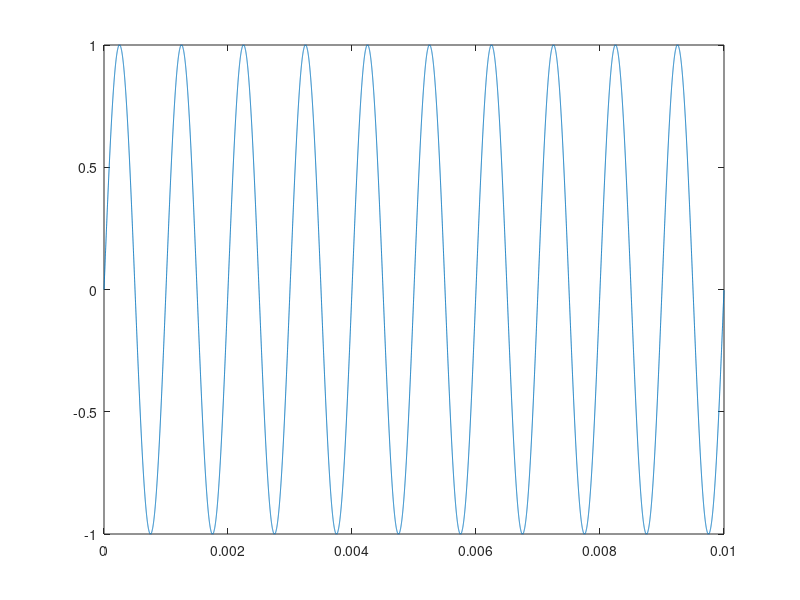
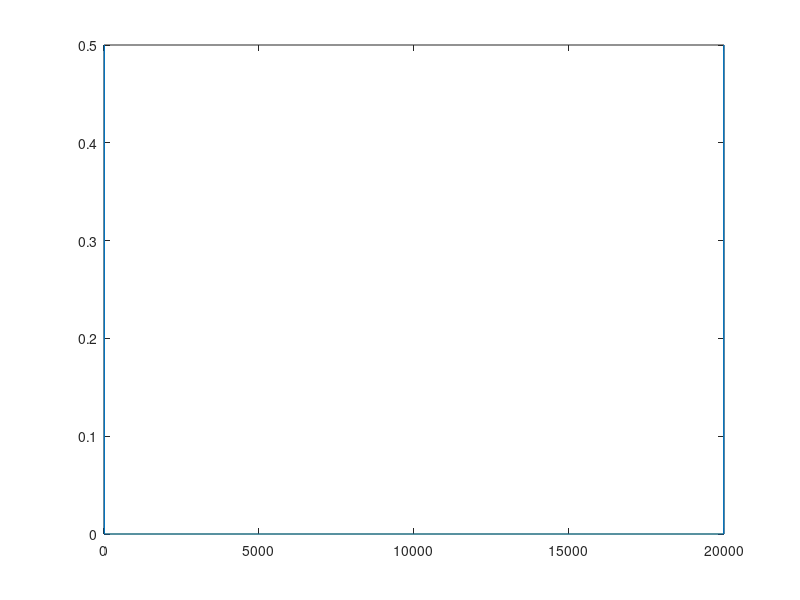
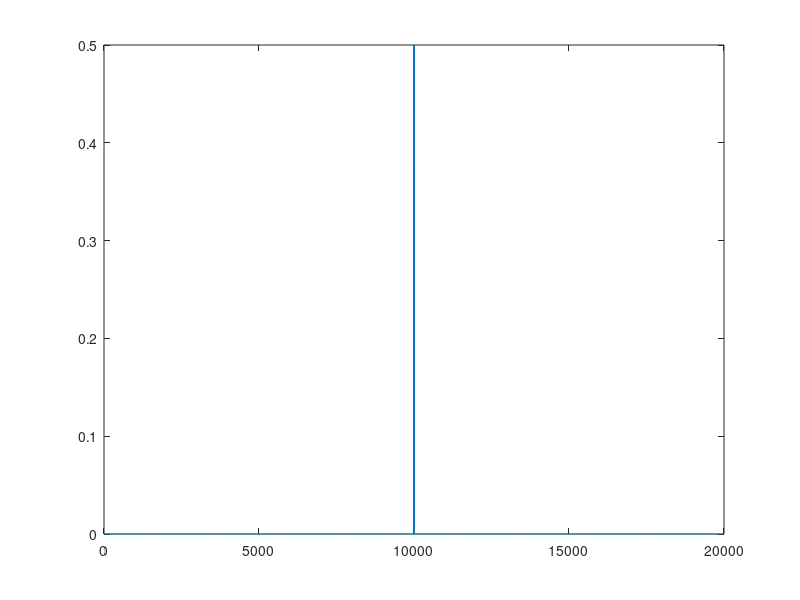

Recreate these plots in MATLAB, in order.
close all;
clear all;

a = 1;
f = 1000;                       %frequencia seno
fs = 2000*f;                    %frequencia de amostragem
periodos = 10;                %numero de periodo
t_final = periodos*(1/f);       %tempo final
Ts = 1/fs;                      %tempo de amostragem
t = 0:Ts:t_final-Ts;            %eixo do tempo

x = a*sin(2*pi*f*t);
X = fft(x)/length(x);
%axis([0 1, f-1 1]);

figure(1)
plot (t,x)

figure(2)
plot (abs(X))

figure(3)
plot (abs(fftshift(X)))
